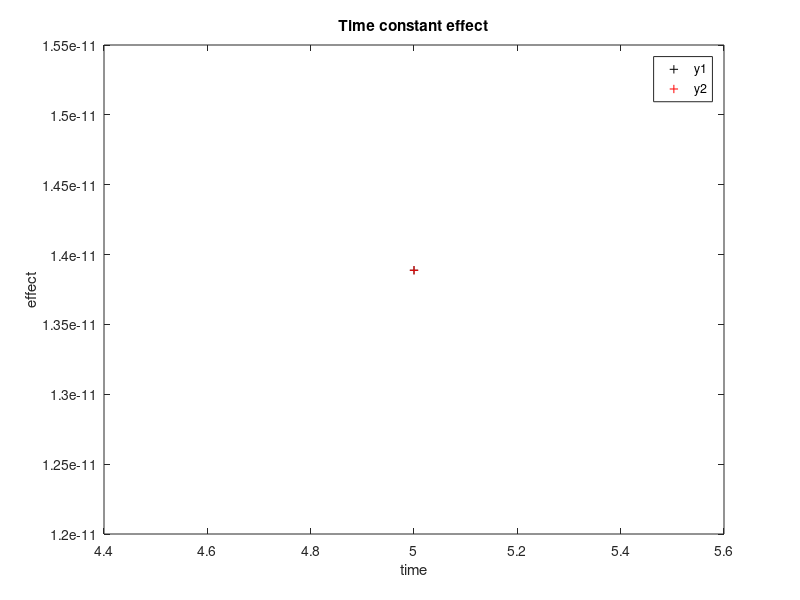

Recreate this plot in MATLAB.
%Studying the effect of time constant
tow1 = input('Enter the value of tow1 ');
tow2 = input('Enter the value of tow2 ');
t = input ('Enter the value of time range ');
y1 = exp(-tow1*t);
y2 = exp(-tow2*t);
plot(t,y1,'k+',t,y2,'r+')
xlabel('time');
ylabel('effect');
title('Time constant effect')
legend('y1','y2')

